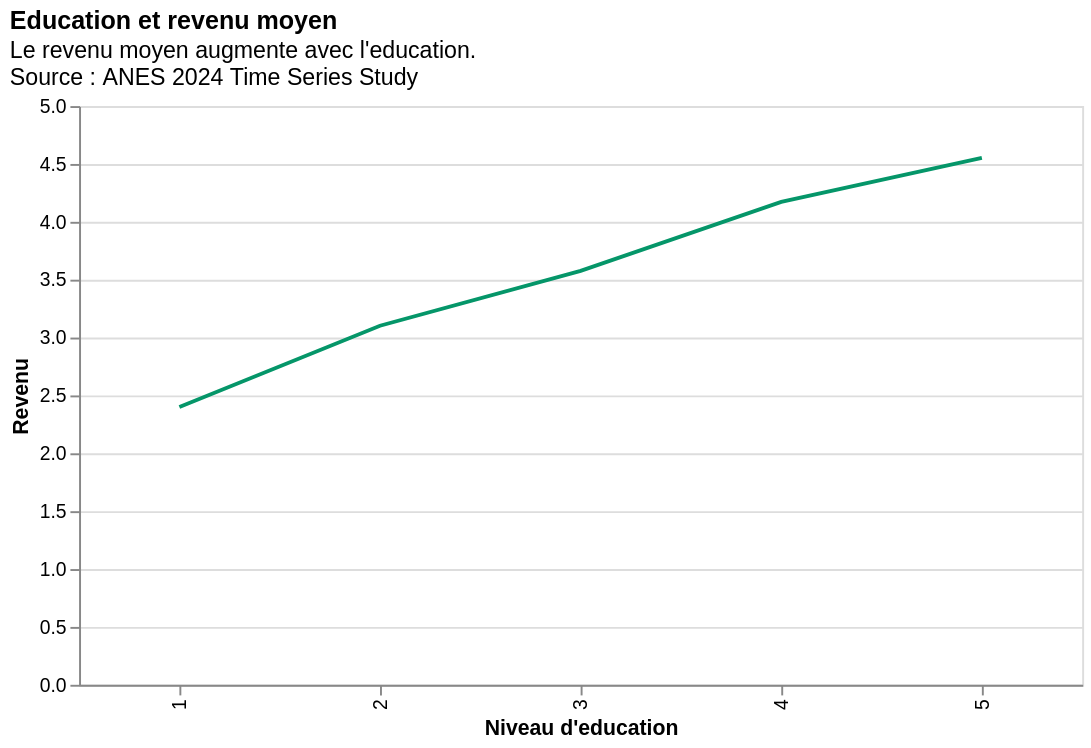

The notebook cell this image was saved under:
### Code cell
alt.Chart(inc_means2).mark_line(color='#059669').encode(
    x=alt.X('education', type='ordinal', title="Niveau d'education"),
    y=alt.Y('income_cat', type='quantitative', title='Revenu')
).properties(
    title=alt.TitleParams(
        text="Education et revenu moyen",
        subtitle=[
            "Le revenu moyen augmente avec l'education.",
            "Source : ANES 2024 Time Series Study"
        ],
        anchor='start'
    ),
    width=520,
    height=300
)

### Figure 1 — Vega specification as saved in the notebook (floating-point values rounded to 4 significant figures)
{"$schema": "https://vega.github.io/schema/vega/v6.json", "data": [{"name": "source_0", "values": [{"education": 1, "income_cat": 2.401}, {"education": 2, "income_cat": 3.102}, {"education": 3, "income_cat": 3.577}, {"education": 4, "income_cat": 4.173}, {"education": 5, "income_cat": 4.553}]}, {"name": "source_0_x_domain_education", "values": [{"education": 1}, {"education": 2}, {"education": 3}, {"education": 4}, {"education": 5}]}, {"name": "source_0_y_domain_income_cat", "values": [{"min": 2.401, "max": 4.553}]}], "marks": [{"type": "line", "name": "marks", "from": {"data": "source_0"}, "sort": {"field": "x"}, "encode": {"update": {"y": {"field": "income_cat", "scale": "y"}, "defined": {"signal": "isValid(datum[\"income_cat\"]) && isFinite(+datum[\"income_cat\"])"}, "stroke": {"value": "#059669"}, "x": {"field": "education", "scale": "x"}}}, "style": ["line"]}], "scales": [{"name": "x", "type": "point", "domain": {"data": "source_0_x_domain_education", "field": "education", "sort": true}, "range": [0, {"signal": "width"}], "padding": 0.5}, {"name": "y", "type": "linear", "domain": [{"signal": "(data(\"source_0_y_domain_income_cat\")[0] || {}).min"}, {"signal": "(data(\"source_0_y_domain_income_cat\")[0] || {}).max"}], "range": [{"signal": "height"}, 0], "nice": true, "zero": true}], "axes": [{"scale": "y", "domain": false, "gridScale": "x", "grid": true, "maxExtent": 0, "labels": false, "tickCount": {"signal": "ceil(height/40)"}, "orient": "left", "aria": false, "minExtent": 0, "ticks": false, "zindex": 0}, {"scale": "x", "labelAngle": 270, "orient": "bottom", "title": "Niveau d'education", "labelAlign": "right", "labelBaseline": "middle", "zindex": 0, "grid": false}, {"scale": "y", "title": "Revenu", "tickCount": {"signal": "ceil(height/40)"}, "zindex": 0, "grid": false, "orient": "left", "labelOverlap": true}], "title": {"text": "Education et revenu moyen", "anchor": "start", "subtitle": ["Le revenu moyen augmente avec l'education.", "Source : ANES 2024 Time Series Study"]}, "width": 520, "background": "white", "height": 300, "style": "cell", "padding": 5}
